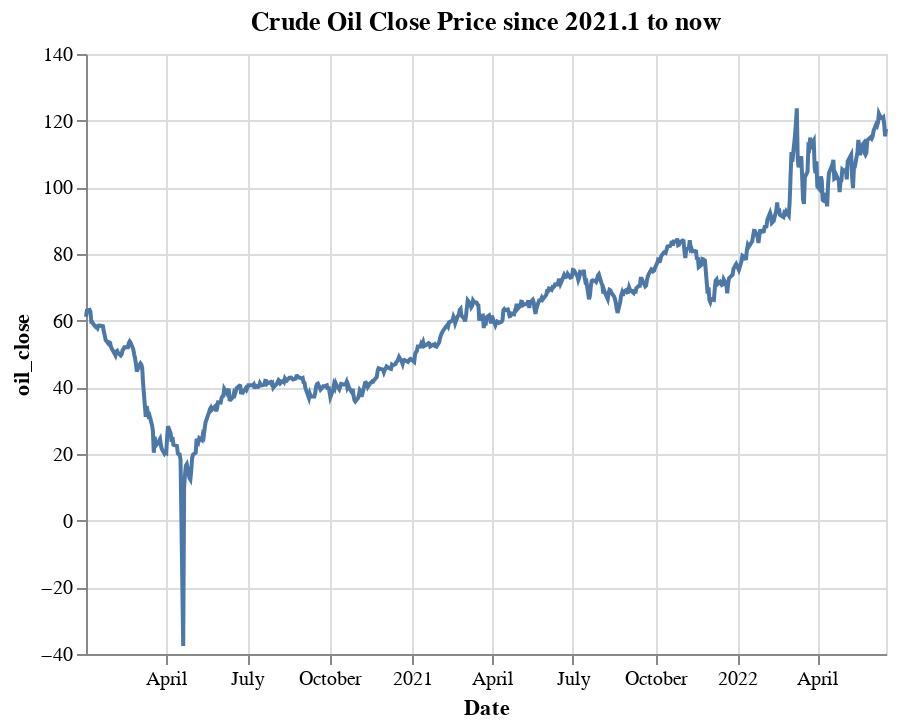

The code cell stored with this chart in its notebook:
### Code cell
chart = alt.Chart(sp_trim).mark_line().encode(
    alt.X('Date:T', title='Date'),
    alt.Y('oil_close:Q'),
).properties(
    title='Crude Oil Close Price since 2021.1 to now'
)

chart

### Figure 1 — Vega-Lite specification as saved in the notebook (floating-point values rounded to 4 significant figures; data arrays with more than 128 entries replaced by an {"elided": "..."} marker saying what was removed)
{"config": {"view": {"continuousWidth": 400, "continuousHeight": 300}}, "data": {"name": "data-ac6ce88c73b6dc190728b5fe08a3193e"}, "mark": "line", "encoding": {"x": {"field": "Date", "title": "Date", "type": "temporal"}, "y": {"field": "oil_close", "type": "quantitative"}}, "title": "Crude Oil Close Price since 2021.1 to now", "$schema": "https://vega.github.io/schema/vega-lite/v4.17.0.json", "datasets": {"data-ac6ce88c73b6dc190728b5fe08a3193e": {"elided": "621 records"}}}
